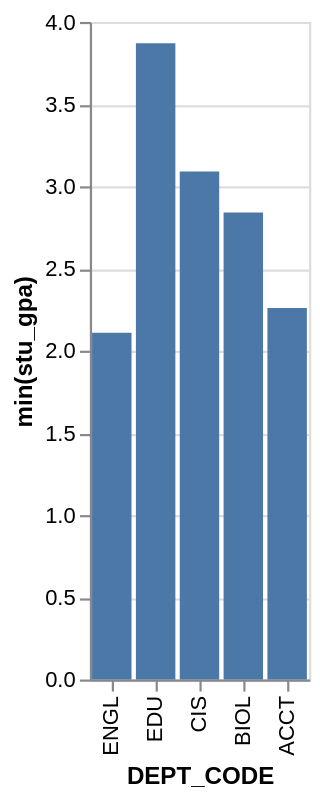

This figure's Vega-Lite source:
### Vega-Lite specification from a JSON file in a GitHub repository (floating-point values rounded to 4 significant figures)
{"data": {"values": [{"x_data": "ENGL", "y_data": 2.11}, {"x_data": "EDU", "y_data": 3.87}, {"x_data": "CIS", "y_data": 3.09}, {"x_data": "BIOL", "y_data": 2.84}, {"x_data": "ACCT", "y_data": 2.26}]}, "mark": "bar", "encoding": {"x": {"field": "x_data", "type": "nominal", "title": "DEPT_CODE", "sort": "descending"}, "y": {"field": "y_data", "type": "quantitative", "title": "min(stu_gpa)"}}}
